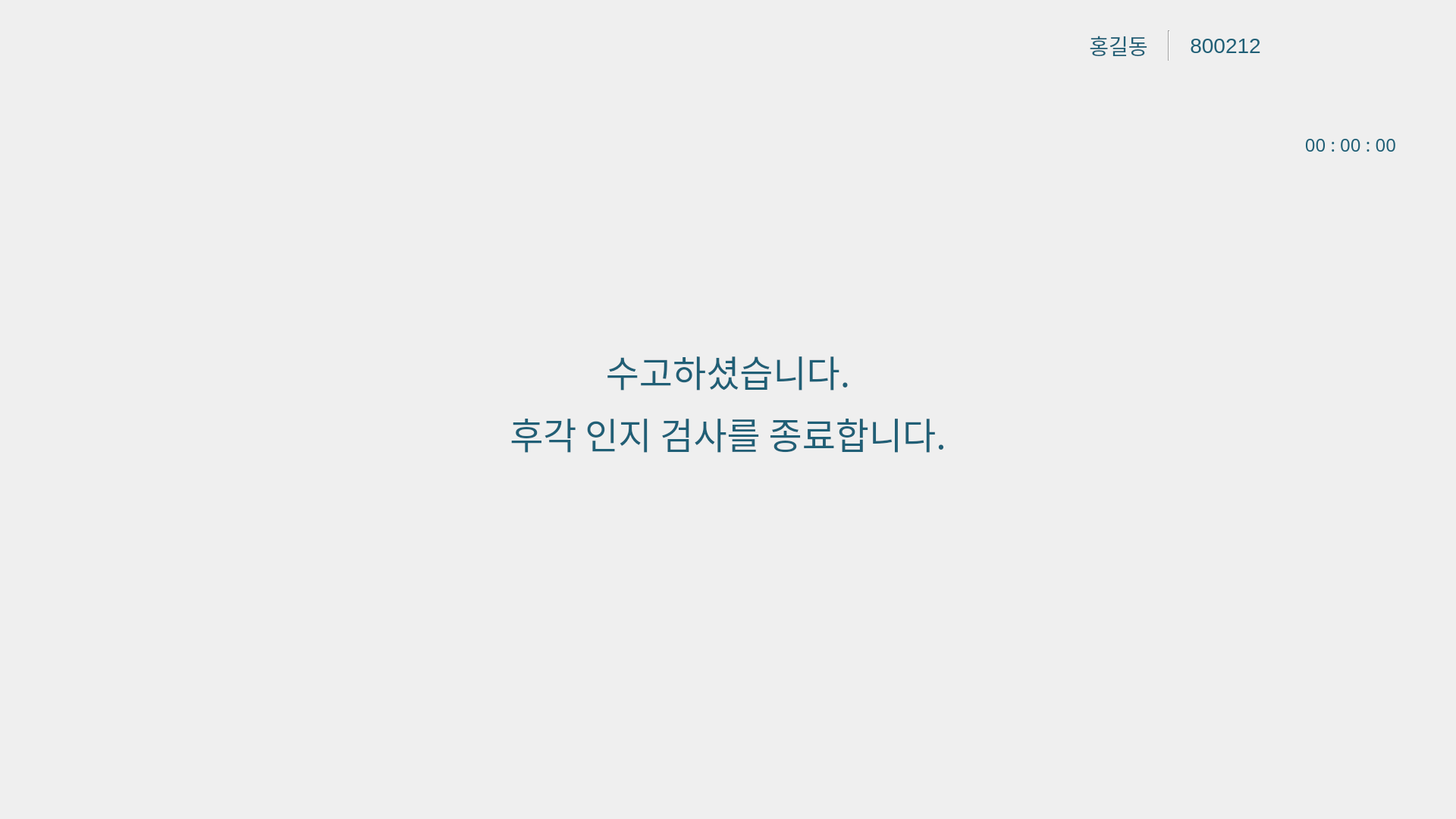
<?xml version="1.0" encoding="UTF-8"?>
<ui version="4.0">
 <class>MainWindow</class>
 <widget class="QMainWindow" name="MainWindow">
  <property name="geometry">
   <rect>
    <x>0</x>
    <y>0</y>
    <width>1920</width>
    <height>1080</height>
   </rect>
  </property>
  <property name="sizePolicy">
   <sizepolicy hsizetype="Maximum" vsizetype="Maximum">
    <horstretch>0</horstretch>
    <verstretch>0</verstretch>
   </sizepolicy>
  </property>
  <property name="maximumSize">
   <size>
    <width>1920</width>
    <height>1080</height>
   </size>
  </property>
  <property name="font">
   <font>
    <family>Malgun Gothic</family>
    <pointsize>16</pointsize>
   </font>
  </property>
  <property name="focusPolicy">
   <enum>Qt::FocusPolicy::NoFocus</enum>
  </property>
  <property name="windowTitle">
   <string>Digital Olfaction Solution</string>
  </property>
  <property name="styleSheet">
   <string notr="true"/>
  </property>
  <widget class="QWidget" name="centralwidget">
   <widget class="QPushButton" name="pb_complete">
    <property name="geometry">
     <rect>
      <x>800</x>
      <y>933</y>
      <width>320</width>
      <height>130</height>
     </rect>
    </property>
    <property name="font">
     <font>
      <family>맑은 고딕</family>
      <pointsize>24</pointsize>
     </font>
    </property>
    <property name="styleSheet">
     <string notr="true">QPushButton{
	background-image : url(./ui/images/common_locale/btn_confirm.png);
	border : 0px;
}

QPushButton::hover{
	background-image : url(./ui/images/common_locale/btn_confirm_over.png);
	border : 0px;
}</string>
    </property>
    <property name="text">
     <string/>
    </property>
   </widget>
   <widget class="QLabel" name="label_guide">
    <property name="geometry">
     <rect>
      <x>35</x>
      <y>150</y>
      <width>1850</width>
      <height>760</height>
     </rect>
    </property>
    <property name="font">
     <font>
      <family>Malgun Gothic</family>
      <pointsize>36</pointsize>
      <italic>false</italic>
      <bold>false</bold>
     </font>
    </property>
    <property name="styleSheet">
     <string notr="true">QLabel{
	font : 36pt;
	color : #205f76;
}</string>
    </property>
    <property name="text">
     <string>&lt;html&gt;&lt;head/&gt;&lt;body&gt;&lt;p align=&quot;center&quot;&gt;수고하셨습니다.&lt;/p&gt;&lt;p align=&quot;center&quot;&gt;후각 인지 검사를 종료합니다.&lt;/p&gt;&lt;/body&gt;&lt;/html&gt;</string>
    </property>
    <property name="alignment">
     <set>Qt::AlignmentFlag::AlignLeading|Qt::AlignmentFlag::AlignLeft|Qt::AlignmentFlag::AlignVCenter</set>
    </property>
    <property name="margin">
     <number>0</number>
    </property>
    <property name="indent">
     <number>0</number>
    </property>
   </widget>
   <widget class="QLabel" name="label_background">
    <property name="geometry">
     <rect>
      <x>0</x>
      <y>0</y>
      <width>1920</width>
      <height>1080</height>
     </rect>
    </property>
    <property name="font">
     <font>
      <family>Malgun Gothic</family>
      <pointsize>16</pointsize>
      <bold>false</bold>
     </font>
    </property>
    <property name="styleSheet">
     <string notr="true">QLabel{
	image : url(./ui/images/test/i/bg_response.png);
}</string>
    </property>
    <property name="text">
     <string/>
    </property>
   </widget>
   <widget class="QLabel" name="label_time">
    <property name="geometry">
     <rect>
      <x>1690</x>
      <y>170</y>
      <width>151</width>
      <height>41</height>
     </rect>
    </property>
    <property name="font">
     <font>
      <family>Malgun Gothic</family>
      <pointsize>18</pointsize>
      <italic>false</italic>
      <bold>false</bold>
     </font>
    </property>
    <property name="styleSheet">
     <string notr="true">QLabel{
	color : #205f76;
	font : 18pt;
}</string>
    </property>
    <property name="text">
     <string>00 : 00 : 00</string>
    </property>
    <property name="alignment">
     <set>Qt::AlignmentFlag::AlignRight|Qt::AlignmentFlag::AlignTrailing|Qt::AlignmentFlag::AlignVCenter</set>
    </property>
   </widget>
   <widget class="QWidget" name="widget" native="true">
    <property name="geometry">
     <rect>
      <x>1410</x>
      <y>35</y>
      <width>280</width>
      <height>50</height>
     </rect>
    </property>
    <property name="sizePolicy">
     <sizepolicy hsizetype="Fixed" vsizetype="Fixed">
      <horstretch>0</horstretch>
      <verstretch>0</verstretch>
     </sizepolicy>
    </property>
    <property name="font">
     <font>
      <family>Malgun Gothic</family>
      <pointsize>16</pointsize>
     </font>
    </property>
    <property name="styleSheet">
     <string notr="true">QLabel{
	color : #205f76;
	font : 21pt;
}

Line{
	border : 0px;
	background-color : #205f76;
	margin : 8px 0px;
}</string>
    </property>
    <layout class="QHBoxLayout" name="horizontalLayout_4" stretch="2,1,1">
     <property name="spacing">
      <number>0</number>
     </property>
     <property name="leftMargin">
      <number>0</number>
     </property>
     <property name="topMargin">
      <number>5</number>
     </property>
     <property name="rightMargin">
      <number>0</number>
     </property>
     <property name="bottomMargin">
      <number>5</number>
     </property>
     <item>
      <widget class="QLabel" name="label_name">
       <property name="sizePolicy">
        <sizepolicy hsizetype="Fixed" vsizetype="Preferred">
         <horstretch>0</horstretch>
         <verstretch>0</verstretch>
        </sizepolicy>
       </property>
       <property name="minimumSize">
        <size>
         <width>0</width>
         <height>0</height>
        </size>
       </property>
       <property name="maximumSize">
        <size>
         <width>16777215</width>
         <height>16777215</height>
        </size>
       </property>
       <property name="font">
        <font>
         <pointsize>21</pointsize>
         <italic>false</italic>
         <bold>false</bold>
        </font>
       </property>
       <property name="text">
        <string>홍길동</string>
       </property>
       <property name="alignment">
        <set>Qt::AlignmentFlag::AlignCenter</set>
       </property>
       <property name="indent">
        <number>0</number>
       </property>
      </widget>
     </item>
     <item>
      <widget class="Line" name="line_1">
       <property name="sizePolicy">
        <sizepolicy hsizetype="Fixed" vsizetype="Expanding">
         <horstretch>0</horstretch>
         <verstretch>0</verstretch>
        </sizepolicy>
       </property>
       <property name="orientation">
        <enum>Qt::Orientation::Vertical</enum>
       </property>
      </widget>
     </item>
     <item>
      <widget class="QLabel" name="label_birth_date">
       <property name="sizePolicy">
        <sizepolicy hsizetype="Fixed" vsizetype="Preferred">
         <horstretch>0</horstretch>
         <verstretch>0</verstretch>
        </sizepolicy>
       </property>
       <property name="minimumSize">
        <size>
         <width>0</width>
         <height>0</height>
        </size>
       </property>
       <property name="maximumSize">
        <size>
         <width>16777215</width>
         <height>16777215</height>
        </size>
       </property>
       <property name="font">
        <font>
         <pointsize>21</pointsize>
         <italic>false</italic>
         <bold>false</bold>
        </font>
       </property>
       <property name="text">
        <string>800212</string>
       </property>
       <property name="alignment">
        <set>Qt::AlignmentFlag::AlignCenter</set>
       </property>
       <property name="margin">
        <number>0</number>
       </property>
       <property name="indent">
        <number>-1</number>
       </property>
      </widget>
     </item>
    </layout>
   </widget>
   <widget class="QPushButton" name="ui_menu_btn_result">
    <property name="geometry">
     <rect>
      <x>1707</x>
      <y>13</y>
      <width>96</width>
      <height>96</height>
     </rect>
    </property>
    <property name="sizePolicy">
     <sizepolicy hsizetype="Preferred" vsizetype="Preferred">
      <horstretch>0</horstretch>
      <verstretch>0</verstretch>
     </sizepolicy>
    </property>
    <property name="minimumSize">
     <size>
      <width>40</width>
      <height>40</height>
     </size>
    </property>
    <property name="maximumSize">
     <size>
      <width>16777215</width>
      <height>16777215</height>
     </size>
    </property>
    <property name="font">
     <font>
      <family>Malgun Gothic</family>
      <pointsize>12</pointsize>
     </font>
    </property>
    <property name="styleSheet">
     <string notr="true">QPushButton{
	background-image : url(./ui/images/common/btn_result.png);
	border : 0px;
}

QPushButton::hover{
	background-image : url(./ui/images/common/btn_result_over.png);
	border : 0px;
}</string>
    </property>
    <property name="text">
     <string/>
    </property>
   </widget>
   <widget class="QPushButton" name="ui_menu_btn_quit">
    <property name="geometry">
     <rect>
      <x>1807</x>
      <y>13</y>
      <width>96</width>
      <height>96</height>
     </rect>
    </property>
    <property name="sizePolicy">
     <sizepolicy hsizetype="Preferred" vsizetype="Preferred">
      <horstretch>0</horstretch>
      <verstretch>0</verstretch>
     </sizepolicy>
    </property>
    <property name="minimumSize">
     <size>
      <width>40</width>
      <height>40</height>
     </size>
    </property>
    <property name="maximumSize">
     <size>
      <width>16777215</width>
      <height>16777215</height>
     </size>
    </property>
    <property name="font">
     <font>
      <family>Malgun Gothic</family>
      <pointsize>12</pointsize>
     </font>
    </property>
    <property name="styleSheet">
     <string notr="true">QPushButton{
	background-image : url(./ui/images/common/btn_logout.png);
	border : 0px;
}

QPushButton::hover{
	background-image : url(./ui/images/common/btn_logout_over.png);
	border : 0px;
}</string>
    </property>
    <property name="text">
     <string/>
    </property>
   </widget>
   <zorder>label_background</zorder>
   <zorder>pb_complete</zorder>
   <zorder>label_guide</zorder>
   <zorder>label_time</zorder>
   <zorder>widget</zorder>
   <zorder>ui_menu_btn_result</zorder>
   <zorder>ui_menu_btn_quit</zorder>
  </widget>
 </widget>
 <resources/>
 <connections/>
</ui>
